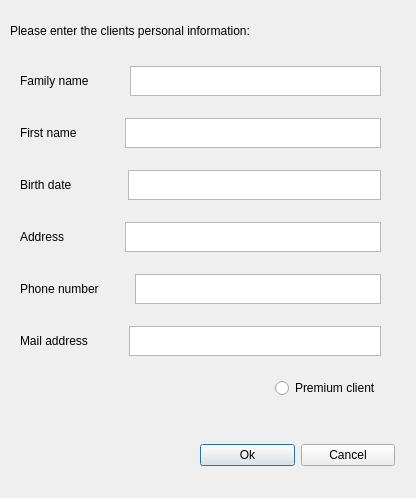
<?xml version="1.0" encoding="UTF-8"?>
<ui version="4.0">
 <class>Add</class>
 <widget class="QDialog" name="Add">
  <property name="geometry">
   <rect>
    <x>0</x>
    <y>0</y>
    <width>416</width>
    <height>498</height>
   </rect>
  </property>
  <property name="windowTitle">
   <string>Entrez les informations du client</string>
  </property>
  <widget class="QWidget" name="layoutWidget">
   <property name="geometry">
    <rect>
     <x>20</x>
     <y>50</y>
     <width>361</width>
     <height>371</height>
    </rect>
   </property>
   <layout class="QVBoxLayout" name="verticalLayout">
    <item>
     <layout class="QHBoxLayout" name="nom">
      <item>
       <widget class="QLabel" name="label_2">
        <property name="text">
         <string>Family name</string>
        </property>
       </widget>
      </item>
      <item>
       <spacer name="horizontalSpacer">
        <property name="orientation">
         <enum>Qt::Horizontal</enum>
        </property>
        <property name="sizeHint" stdset="0">
         <size>
          <width>40</width>
          <height>20</height>
         </size>
        </property>
       </spacer>
      </item>
      <item>
       <widget class="QTextEdit" name="name">
        <property name="maximumSize">
         <size>
          <width>16777215</width>
          <height>30</height>
         </size>
        </property>
       </widget>
      </item>
     </layout>
    </item>
    <item>
     <layout class="QHBoxLayout" name="prenom">
      <item>
       <widget class="QLabel" name="label_3">
        <property name="text">
         <string>First name</string>
        </property>
       </widget>
      </item>
      <item>
       <spacer name="horizontalSpacer_2">
        <property name="orientation">
         <enum>Qt::Horizontal</enum>
        </property>
        <property name="sizeHint" stdset="0">
         <size>
          <width>40</width>
          <height>20</height>
         </size>
        </property>
       </spacer>
      </item>
      <item>
       <widget class="QTextEdit" name="firstname">
        <property name="maximumSize">
         <size>
          <width>16777215</width>
          <height>30</height>
         </size>
        </property>
       </widget>
      </item>
     </layout>
    </item>
    <item>
     <layout class="QHBoxLayout" name="horizontalLayout_2">
      <item>
       <widget class="QLabel" name="label_4">
        <property name="text">
         <string>Birth date</string>
        </property>
       </widget>
      </item>
      <item>
       <spacer name="horizontalSpacer_3">
        <property name="orientation">
         <enum>Qt::Horizontal</enum>
        </property>
        <property name="sizeType">
         <enum>QSizePolicy::Fixed</enum>
        </property>
        <property name="sizeHint" stdset="0">
         <size>
          <width>50</width>
          <height>20</height>
         </size>
        </property>
       </spacer>
      </item>
      <item>
       <widget class="QTextEdit" name="bdate">
        <property name="maximumSize">
         <size>
          <width>400</width>
          <height>30</height>
         </size>
        </property>
       </widget>
      </item>
     </layout>
    </item>
    <item>
     <layout class="QHBoxLayout" name="horizontalLayout_3">
      <item>
       <widget class="QLabel" name="label_5">
        <property name="text">
         <string>Address</string>
        </property>
       </widget>
      </item>
      <item>
       <spacer name="horizontalSpacer_4">
        <property name="orientation">
         <enum>Qt::Horizontal</enum>
        </property>
        <property name="sizeHint" stdset="0">
         <size>
          <width>40</width>
          <height>20</height>
         </size>
        </property>
       </spacer>
      </item>
      <item>
       <widget class="QTextEdit" name="address">
        <property name="maximumSize">
         <size>
          <width>16777215</width>
          <height>30</height>
         </size>
        </property>
       </widget>
      </item>
     </layout>
    </item>
    <item>
     <layout class="QHBoxLayout" name="horizontalLayout_4">
      <item>
       <widget class="QLabel" name="label_6">
        <property name="text">
         <string>Phone number</string>
        </property>
       </widget>
      </item>
      <item>
       <spacer name="horizontalSpacer_5">
        <property name="orientation">
         <enum>Qt::Horizontal</enum>
        </property>
        <property name="sizeHint" stdset="0">
         <size>
          <width>40</width>
          <height>20</height>
         </size>
        </property>
       </spacer>
      </item>
      <item>
       <widget class="QTextEdit" name="phone">
        <property name="maximumSize">
         <size>
          <width>16777215</width>
          <height>30</height>
         </size>
        </property>
       </widget>
      </item>
     </layout>
    </item>
    <item>
     <layout class="QHBoxLayout" name="horizontalLayout_5">
      <item>
       <widget class="QLabel" name="label_7">
        <property name="text">
         <string>Mail address</string>
        </property>
       </widget>
      </item>
      <item>
       <spacer name="horizontalSpacer_6">
        <property name="orientation">
         <enum>Qt::Horizontal</enum>
        </property>
        <property name="sizeHint" stdset="0">
         <size>
          <width>40</width>
          <height>20</height>
         </size>
        </property>
       </spacer>
      </item>
      <item>
       <widget class="QTextEdit" name="mail">
        <property name="maximumSize">
         <size>
          <width>16777215</width>
          <height>30</height>
         </size>
        </property>
       </widget>
      </item>
     </layout>
    </item>
    <item>
     <layout class="QHBoxLayout" name="horizontalLayout_6">
      <item>
       <spacer name="horizontalSpacer_7">
        <property name="orientation">
         <enum>Qt::Horizontal</enum>
        </property>
        <property name="sizeHint" stdset="0">
         <size>
          <width>40</width>
          <height>20</height>
         </size>
        </property>
       </spacer>
      </item>
      <item>
       <widget class="QRadioButton" name="premium">
        <property name="text">
         <string>Premium client</string>
        </property>
       </widget>
      </item>
     </layout>
    </item>
   </layout>
  </widget>
  <widget class="QLabel" name="label">
   <property name="geometry">
    <rect>
     <x>10</x>
     <y>20</y>
     <width>371</width>
     <height>21</height>
    </rect>
   </property>
   <property name="text">
    <string>Please enter the clients personal information:</string>
   </property>
  </widget>
  <widget class="QWidget" name="layoutWidget_2">
   <property name="geometry">
    <rect>
     <x>200</x>
     <y>440</y>
     <width>195</width>
     <height>30</height>
    </rect>
   </property>
   <layout class="QHBoxLayout" name="horizontalLayout">
    <item>
     <widget class="QPushButton" name="okButton">
      <property name="text">
       <string>Ok</string>
      </property>
     </widget>
    </item>
    <item>
     <widget class="QPushButton" name="cancelButton">
      <property name="text">
       <string>Cancel</string>
      </property>
     </widget>
    </item>
   </layout>
  </widget>
 </widget>
 <resources/>
 <connections/>
</ui>
